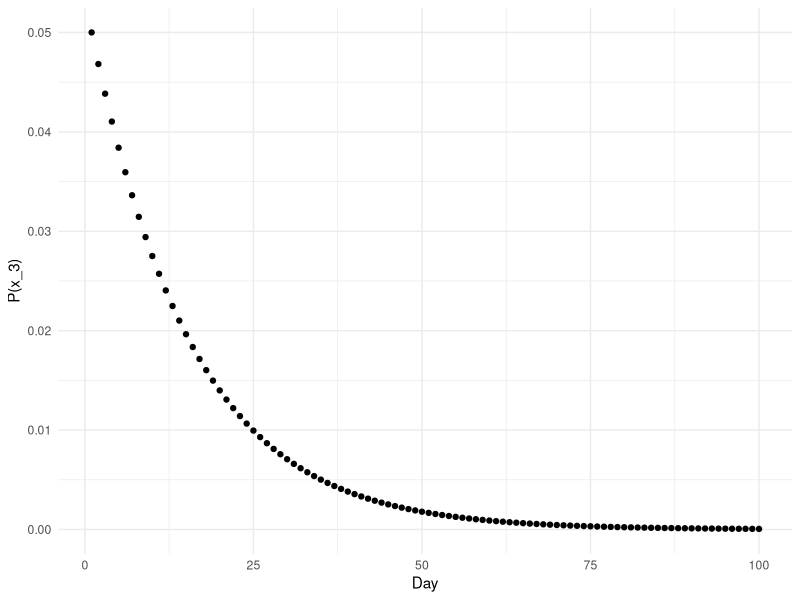
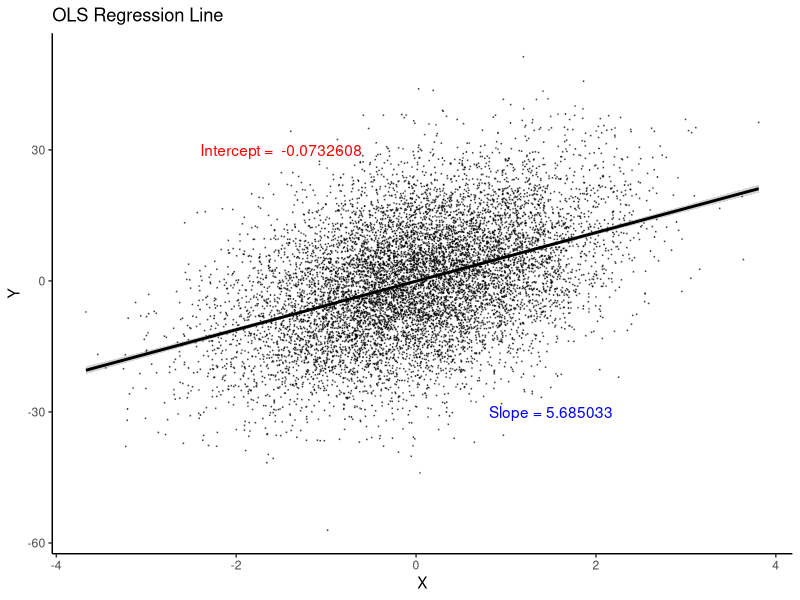
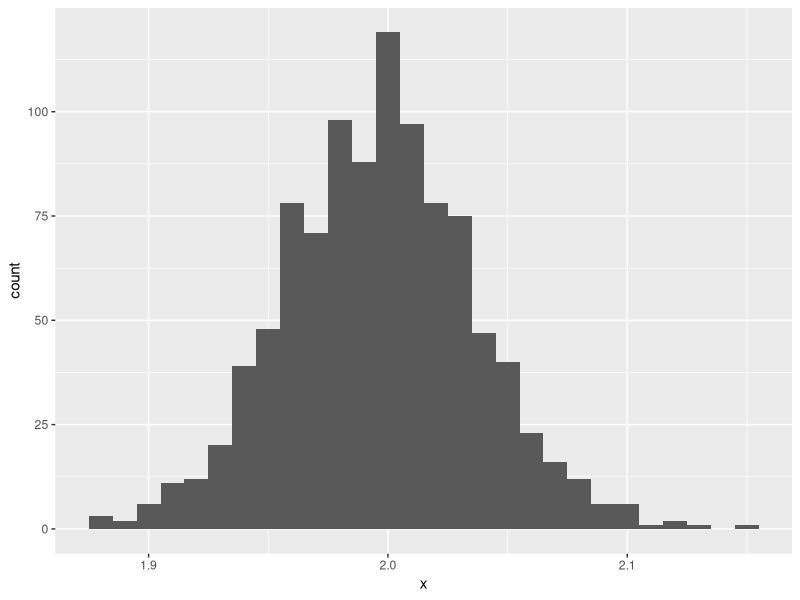
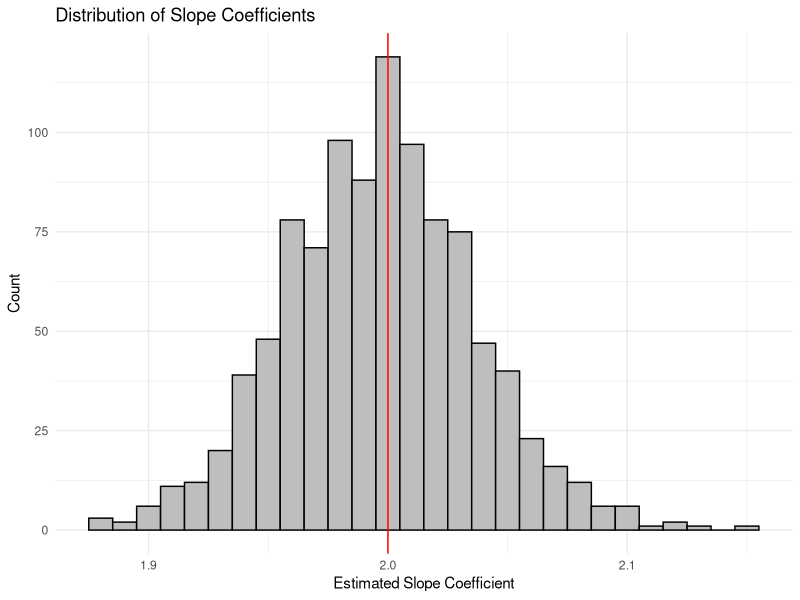

R code for these plots, in order:
########## Lecture2_Code.R
# Creator: Alex Hoagland, alcobe@bu.edu
# Created: 5/31/2022
# Last modified: 5/31/2022
#
# PURPOSE
#   1. Probability review
#   2. OLS Regression
#
# NOTES: 
#   - uses the Tidyverse package and Dplyr
################################################################################


##### Packages #####
# install.packages('tidyverse') # if needed, install the package
library(tidyverse) # call the relevant library
library(broom) # Useful package for cleaning up regression output
###################################


##### Probability Review #####
p_healthy <- 0.75 # Assign 3 main probabilities
p_acute <- 0.2
p_chronic <- 0.05

p_acute_chronic <- 0.02 # Assign joint probabilities
p_healthy_acute <- 0
p_healthy_chronic <- 0
p_healthy_acute_chronic <- 0

# Conditional probabilities
p_chronic_givenacute <- p_acute_chronic / p_acute

# Test of independence
p_chronic_givenacute == p_chronic * p_acute

# Total probability 
day1 <- p_chronic # On first day, probability of illness is the known probability
day2 <- p_chronic * (1-p_chronic) # The probability of being healthy on day1, then developing an illness on the second day 
totalprob <- day1+day2

# Question: how long until total prob > 0.15?
dayprob <- function(n) { # This function returns the probability of (i) being healthy until day n, then (ii) getting a chronic condition on day n 
  return(p_chronic * (1-p_chronic)^n)
} 
mydata <- tibble( x=seq(1,10,by=1) ) %>% mutate(dayprob=dayprob(x)) %>% mutate(totalprob = cumsum(dayprob))
  # This builds a data set examining 1 through 10 days, calculates the daily probability and total probability of getting a total illness in each day
  # Note: uses a new dplyr function "cumsum" to generate a cumulative sum
print(paste0("The number of days before totalprob > 0.15 is ", 
             mydata %>% mutate(tokeep = totalprob>0.15) %>% filter(tokeep==1) %>% mutate(first = min(x)) %>% 
               filter(row_number()==1) %>% pull(first),sep=""))
  # In order to show the answer in the report

# Bayes' Rule
# First, we define an update function for p_chronic
update_chronic <- function(oldprob) { 
  p_x1_you_given_x3_me <- .7 # Experiment with changing this probability to see how the graph below changes
    # What happens if this is .75? .1? What does changing this mean in terms of the example? 
  p_x1_you_given_x1_me <- .75
  num <- p_x1_you_given_x3_me * oldprob
  den <- p_x1_you_given_x3_me * oldprob + p_x1_you_given_x1_me * (1-oldprob)
  return(num/den)
}

# Now, loop through 100 points at which family members are healthy
mydata <- rep(NA, 100) # Set blanks for 100 days
mydata[1] <- .05 # Set first probability at .05
for (i in 2:100) { 
  mydata[i] <- update_chronic(mydata[i-1])
}
# Now plot
mydata <- tibble(mydata) %>% mutate(x=row_number())
ggplot(mydata,aes(x,mydata)) + geom_point() + theme_minimal() + labs(x = "Day", y = "P(x_3)")
########################################


##### Regression #####
set.seed(1) # Setting the seed helps to make random number generators give us the same numbers across machines
tb <- tibble(
  x = rnorm(10000),
  u = rnorm(10000),
  y = 5.5*x + 12*u
) # Here's our true model, with some randomness baked in

reg_tb <- tb %>% 
  lm(y ~ x, .) %>%
  print() # What happens if we just regress y on x?

# Looking at your model output
summary(reg_tb) # gives you a full summary
regdata <- tidy(reg_tb, conf.int=TRUE) # Stores regression output in a data frame
regouts <- glance(reg_tb) # Stores other regression features in a data frame

tb <- tb %>% 
  mutate(
    yhat1 = predict(lm(y ~ x, .)),
    yhat2 = 0.0732608 + 5.685033*x, 
    uhat1 = residuals(lm(y ~ x, .)),
    uhat2 = y - yhat2
  ) # How close are our predictions? 

summary(tb[-1:-3])

tb %>% # Let's talk about ggplot for a second
  lm(y ~ x, .) %>% 
  ggplot(aes(x=x, y=y)) + 
  ggtitle("OLS Regression Line") +
  geom_point(size = 0.05, color = "black", alpha = 0.5) +
  geom_smooth(method = lm, color = "black") +
  annotate("text", x = -1.5, y = 30, color = "red", 
           label = paste("Intercept = ", -0.0732608)) +
  annotate("text", x = 1.5, y = -30, color = "blue", 
           label = paste("Slope =", 5.685033)) + 
  theme_classic() + labs(x="X", y="Y")

### Calculate the R-squared
SST <- tb %>% mutate(ybar=mean(y), sst=(y-ybar)^2) %>% select(sst) %>% summarise(sum(sst))
SSE <- tb %>% mutate(ybar=mean(y), sse=(yhat1-ybar)^2) %>% select(sse) %>% summarise(sum(sse))
SSR <- tb %>% mutate(ssr=uhat1^2) %>% select(ssr) %>% summarise(sum(ssr))

R2 <- SSE/SST
  
# How do you pull R2 from a lm command? 
myreg <- lm(tb$y ~ tb$x)
summary(myreg)

### Show unbiasedness: 
# Start with a population model y = 3 + 2x + e, 
# Assume x is normally distributed N(0,9) and e is N(0,36)
# Assume mean independence 

lm <- lapply( # lapply is a useful command (see ?lapply)
  1:1000,
  function(x) tibble(
    x = 9*rnorm(10000), # Distribution for x (rnorm(N) creates N random draws from a N(0,1) distribution)
    u = 36*rnorm(10000), # Distribution for e
    y = 3 + 2*x + u
  ) %>% 
    lm(y ~ x, .)
) # This runs 1,000 regressions with new data every time

as_tibble(t(sapply(lm, coef))) %>%
  summary(x) # Summarize the regression coefficients (tabular)

as_tibble(t(sapply(lm, coef))) %>% 
  ggplot()+
  geom_histogram(aes(x), binwidth = 0.01) # Summarize the regression coefficients (graph)

# Clean up data viz
as_tibble(t(sapply(lm, coef))) %>% 
  ggplot()+
  geom_histogram(aes(x), binwidth = 0.01,fill="gray",color='black') + 
  theme_minimal() + 
  labs(x="Estimated Slope Coefficient", y="Count",title="Distribution of Slope Coefficients") + 
  geom_vline(xintercept=2,color='red')
#########################################